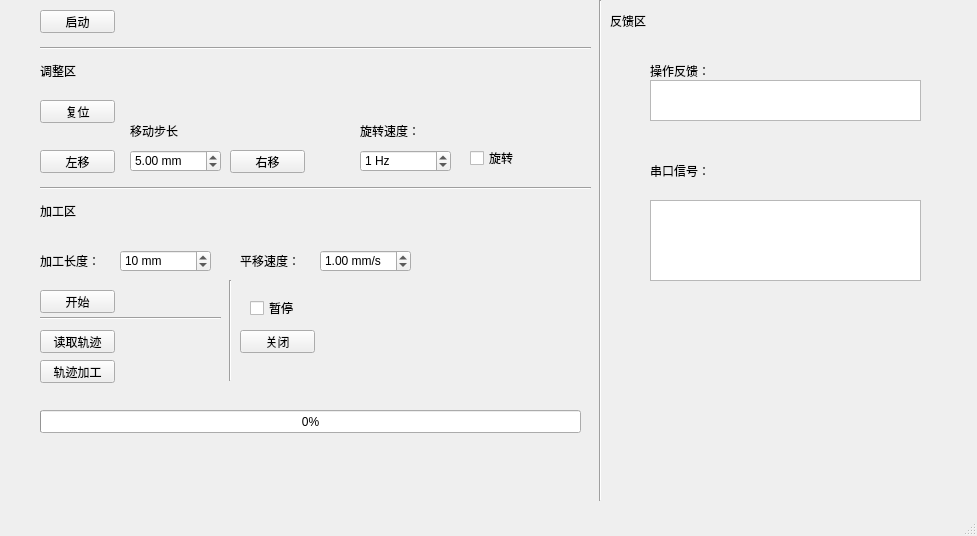
<?xml version="1.0" encoding="UTF-8"?>
<ui version="4.0">
 <class>MainWindow</class>
 <widget class="QMainWindow" name="MainWindow">
  <property name="geometry">
   <rect>
    <x>0</x>
    <y>0</y>
    <width>977</width>
    <height>536</height>
   </rect>
  </property>
  <property name="windowTitle">
   <string>MainWindow</string>
  </property>
  <widget class="QWidget" name="centralwidget">
   <widget class="QLabel" name="label_10">
    <property name="geometry">
     <rect>
      <x>40</x>
      <y>250</y>
      <width>71</width>
      <height>21</height>
     </rect>
    </property>
    <property name="text">
     <string>加工长度：</string>
    </property>
   </widget>
   <widget class="QSpinBox" name="Capillary_length_box">
    <property name="geometry">
     <rect>
      <x>120</x>
      <y>250</y>
      <width>91</width>
      <height>22</height>
     </rect>
    </property>
    <property name="toolTip">
     <string>&lt;html&gt;&lt;head/&gt;&lt;body&gt;&lt;p&gt;要加工的毛细管的长度，单位mm&lt;/p&gt;&lt;/body&gt;&lt;/html&gt;</string>
    </property>
    <property name="suffix">
     <string> mm</string>
    </property>
    <property name="minimum">
     <number>-150</number>
    </property>
    <property name="maximum">
     <number>150</number>
    </property>
    <property name="value">
     <number>10</number>
    </property>
   </widget>
   <widget class="QDoubleSpinBox" name="Velocity_box">
    <property name="geometry">
     <rect>
      <x>320</x>
      <y>250</y>
      <width>91</width>
      <height>22</height>
     </rect>
    </property>
    <property name="toolTip">
     <string>&lt;html&gt;&lt;head/&gt;&lt;body&gt;&lt;p&gt;水平移动速度，单位mm/s&lt;/p&gt;&lt;/body&gt;&lt;/html&gt;</string>
    </property>
    <property name="suffix">
     <string> mm/s</string>
    </property>
    <property name="minimum">
     <double>0.010000000000000</double>
    </property>
    <property name="maximum">
     <double>10.000000000000000</double>
    </property>
    <property name="value">
     <double>1.000000000000000</double>
    </property>
   </widget>
   <widget class="QLabel" name="label_11">
    <property name="geometry">
     <rect>
      <x>240</x>
      <y>250</y>
      <width>71</width>
      <height>21</height>
     </rect>
    </property>
    <property name="text">
     <string>平移速度：</string>
    </property>
   </widget>
   <widget class="QDoubleSpinBox" name="translation_step">
    <property name="geometry">
     <rect>
      <x>130</x>
      <y>150</y>
      <width>91</width>
      <height>22</height>
     </rect>
    </property>
    <property name="toolTip">
     <string>&lt;html&gt;&lt;head/&gt;&lt;body&gt;&lt;p&gt;指定一个位移，按《移动键》完成移动&lt;/p&gt;&lt;/body&gt;&lt;/html&gt;</string>
    </property>
    <property name="prefix">
     <string/>
    </property>
    <property name="suffix">
     <string> mm</string>
    </property>
    <property name="decimals">
     <number>2</number>
    </property>
    <property name="minimum">
     <double>0.000000000000000</double>
    </property>
    <property name="maximum">
     <double>10.000000000000000</double>
    </property>
    <property name="value">
     <double>5.000000000000000</double>
    </property>
   </widget>
   <widget class="QLabel" name="label_13">
    <property name="geometry">
     <rect>
      <x>130</x>
      <y>120</y>
      <width>71</width>
      <height>21</height>
     </rect>
    </property>
    <property name="text">
     <string>移动步长</string>
    </property>
   </widget>
   <widget class="QPushButton" name="RtranslationButton">
    <property name="geometry">
     <rect>
      <x>230</x>
      <y>150</y>
      <width>75</width>
      <height>23</height>
     </rect>
    </property>
    <property name="toolTip">
     <string>&lt;html&gt;&lt;head/&gt;&lt;body&gt;&lt;p&gt;点击此按键，向右移动，移动距离为“移动步长”设置距离。&lt;/p&gt;&lt;p&gt;&lt;br/&gt;&lt;/p&gt;&lt;/body&gt;&lt;/html&gt;</string>
    </property>
    <property name="text">
     <string>右移</string>
    </property>
   </widget>
   <widget class="QPushButton" name="reset_button">
    <property name="geometry">
     <rect>
      <x>40</x>
      <y>100</y>
      <width>75</width>
      <height>23</height>
     </rect>
    </property>
    <property name="toolTip">
     <string>&lt;html&gt;&lt;head/&gt;&lt;body&gt;&lt;p&gt;点击此按键，校准并回归零点。&lt;/p&gt;&lt;/body&gt;&lt;/html&gt;</string>
    </property>
    <property name="text">
     <string>复位</string>
    </property>
   </widget>
   <widget class="QPushButton" name="start_button">
    <property name="geometry">
     <rect>
      <x>40</x>
      <y>290</y>
      <width>75</width>
      <height>23</height>
     </rect>
    </property>
    <property name="toolTip">
     <string>&lt;html&gt;&lt;head/&gt;&lt;body&gt;&lt;p&gt;点击此按键，进行经典加工：按已设定的加工长度、平移速度、旋转速度进行单次连续遍历加工。&lt;/p&gt;&lt;/body&gt;&lt;/html&gt;</string>
    </property>
    <property name="text">
     <string>开始</string>
    </property>
   </widget>
   <widget class="QPushButton" name="on_button">
    <property name="geometry">
     <rect>
      <x>40</x>
      <y>10</y>
      <width>75</width>
      <height>23</height>
     </rect>
    </property>
    <property name="toolTip">
     <string>&lt;html&gt;&lt;head/&gt;&lt;body&gt;&lt;p&gt;点击此按键，启动设备。&lt;/p&gt;&lt;/body&gt;&lt;/html&gt;</string>
    </property>
    <property name="text">
     <string>启动</string>
    </property>
   </widget>
   <widget class="QPushButton" name="off_button">
    <property name="geometry">
     <rect>
      <x>240</x>
      <y>330</y>
      <width>75</width>
      <height>23</height>
     </rect>
    </property>
    <property name="toolTip">
     <string>&lt;html&gt;&lt;head/&gt;&lt;body&gt;&lt;p&gt;点击此按键，结束当前正在执行的加工。&lt;/p&gt;&lt;/body&gt;&lt;/html&gt;</string>
    </property>
    <property name="text">
     <string>关闭</string>
    </property>
    <property name="checkable">
     <bool>false</bool>
    </property>
    <property name="autoDefault">
     <bool>false</bool>
    </property>
   </widget>
   <widget class="QProgressBar" name="progressBar">
    <property name="geometry">
     <rect>
      <x>40</x>
      <y>410</y>
      <width>541</width>
      <height>23</height>
     </rect>
    </property>
    <property name="toolTip">
     <string>&lt;html&gt;&lt;head/&gt;&lt;body&gt;&lt;p&gt;加工进度条&lt;/p&gt;&lt;/body&gt;&lt;/html&gt;</string>
    </property>
    <property name="value">
     <number>0</number>
    </property>
   </widget>
   <widget class="QTextEdit" name="textEdit">
    <property name="geometry">
     <rect>
      <x>650</x>
      <y>80</y>
      <width>271</width>
      <height>41</height>
     </rect>
    </property>
   </widget>
   <widget class="QCheckBox" name="suspend">
    <property name="geometry">
     <rect>
      <x>250</x>
      <y>300</y>
      <width>71</width>
      <height>16</height>
     </rect>
    </property>
    <property name="toolTip">
     <string>&lt;html&gt;&lt;head/&gt;&lt;body&gt;&lt;p&gt;勾选此选项，暂停当前的加工，取消勾选则继续执行加工 。&lt;/p&gt;&lt;/body&gt;&lt;/html&gt;</string>
    </property>
    <property name="text">
     <string>暂停</string>
    </property>
    <property name="checkable">
     <bool>true</bool>
    </property>
    <property name="checked">
     <bool>false</bool>
    </property>
   </widget>
   <widget class="QPushButton" name="LtranslationButton">
    <property name="geometry">
     <rect>
      <x>40</x>
      <y>150</y>
      <width>75</width>
      <height>23</height>
     </rect>
    </property>
    <property name="toolTip">
     <string>&lt;html&gt;&lt;head/&gt;&lt;body&gt;&lt;p&gt;点击此按键，向左移动，移动距离为“移动步长”设置距离。&lt;/p&gt;&lt;p&gt;&lt;br/&gt;&lt;/p&gt;&lt;/body&gt;&lt;/html&gt;</string>
    </property>
    <property name="text">
     <string>左移</string>
    </property>
   </widget>
   <widget class="QTextEdit" name="textEdit2">
    <property name="geometry">
     <rect>
      <x>650</x>
      <y>200</y>
      <width>271</width>
      <height>81</height>
     </rect>
    </property>
   </widget>
   <widget class="QLabel" name="label_14">
    <property name="geometry">
     <rect>
      <x>650</x>
      <y>160</y>
      <width>71</width>
      <height>21</height>
     </rect>
    </property>
    <property name="text">
     <string>串口信号：</string>
    </property>
   </widget>
   <widget class="QLabel" name="label_15">
    <property name="geometry">
     <rect>
      <x>650</x>
      <y>60</y>
      <width>71</width>
      <height>21</height>
     </rect>
    </property>
    <property name="text">
     <string>操作反馈：</string>
    </property>
   </widget>
   <widget class="QSpinBox" name="rotate_spinBox">
    <property name="geometry">
     <rect>
      <x>360</x>
      <y>150</y>
      <width>91</width>
      <height>22</height>
     </rect>
    </property>
    <property name="toolTip">
     <string>&lt;html&gt;&lt;head/&gt;&lt;body&gt;&lt;p&gt;旋转速度，单位赫兹，即每秒转动圈数。&lt;/p&gt;&lt;/body&gt;&lt;/html&gt;</string>
    </property>
    <property name="suffix">
     <string> Hz</string>
    </property>
    <property name="prefix">
     <string/>
    </property>
    <property name="maximum">
     <number>4</number>
    </property>
    <property name="value">
     <number>1</number>
    </property>
   </widget>
   <widget class="QLabel" name="label_16">
    <property name="geometry">
     <rect>
      <x>360</x>
      <y>120</y>
      <width>71</width>
      <height>21</height>
     </rect>
    </property>
    <property name="text">
     <string>旋转速度：</string>
    </property>
   </widget>
   <widget class="QCheckBox" name="rotate_state">
    <property name="geometry">
     <rect>
      <x>470</x>
      <y>150</y>
      <width>71</width>
      <height>16</height>
     </rect>
    </property>
    <property name="toolTip">
     <string>&lt;html&gt;&lt;head/&gt;&lt;body&gt;&lt;p&gt;勾选后，旋转电机会按设定速度旋转，案例加工时，请勿勾选。&lt;/p&gt;&lt;/body&gt;&lt;/html&gt;</string>
    </property>
    <property name="text">
     <string>旋转</string>
    </property>
    <property name="checkable">
     <bool>true</bool>
    </property>
    <property name="checked">
     <bool>false</bool>
    </property>
   </widget>
   <widget class="Line" name="line">
    <property name="geometry">
     <rect>
      <x>40</x>
      <y>40</y>
      <width>551</width>
      <height>16</height>
     </rect>
    </property>
    <property name="orientation">
     <enum>Qt::Horizontal</enum>
    </property>
   </widget>
   <widget class="Line" name="line_2">
    <property name="geometry">
     <rect>
      <x>40</x>
      <y>180</y>
      <width>551</width>
      <height>16</height>
     </rect>
    </property>
    <property name="orientation">
     <enum>Qt::Horizontal</enum>
    </property>
   </widget>
   <widget class="Line" name="line_3">
    <property name="geometry">
     <rect>
      <x>590</x>
      <y>0</y>
      <width>20</width>
      <height>501</height>
     </rect>
    </property>
    <property name="orientation">
     <enum>Qt::Vertical</enum>
    </property>
   </widget>
   <widget class="QLabel" name="label_12">
    <property name="geometry">
     <rect>
      <x>40</x>
      <y>60</y>
      <width>71</width>
      <height>21</height>
     </rect>
    </property>
    <property name="text">
     <string>调整区</string>
    </property>
   </widget>
   <widget class="QLabel" name="label_17">
    <property name="geometry">
     <rect>
      <x>40</x>
      <y>200</y>
      <width>71</width>
      <height>21</height>
     </rect>
    </property>
    <property name="text">
     <string>加工区</string>
    </property>
   </widget>
   <widget class="QLabel" name="label_18">
    <property name="geometry">
     <rect>
      <x>610</x>
      <y>10</y>
      <width>71</width>
      <height>21</height>
     </rect>
    </property>
    <property name="text">
     <string>反馈区</string>
    </property>
   </widget>
   <widget class="Line" name="line_4">
    <property name="geometry">
     <rect>
      <x>40</x>
      <y>310</y>
      <width>181</width>
      <height>16</height>
     </rect>
    </property>
    <property name="orientation">
     <enum>Qt::Horizontal</enum>
    </property>
   </widget>
   <widget class="QPushButton" name="Tstart_button">
    <property name="geometry">
     <rect>
      <x>40</x>
      <y>360</y>
      <width>75</width>
      <height>23</height>
     </rect>
    </property>
    <property name="toolTip">
     <string>&lt;html&gt;&lt;head/&gt;&lt;body&gt;&lt;p&gt;点击此按键，按轨迹文件进行加工。&lt;/p&gt;&lt;/body&gt;&lt;/html&gt;</string>
    </property>
    <property name="text">
     <string>轨迹加工</string>
    </property>
   </widget>
   <widget class="QPushButton" name="readT_button">
    <property name="geometry">
     <rect>
      <x>40</x>
      <y>330</y>
      <width>75</width>
      <height>23</height>
     </rect>
    </property>
    <property name="toolTip">
     <string>&lt;html&gt;&lt;head/&gt;&lt;body&gt;&lt;p&gt;点击此按键，读取轨迹文件，轨迹文件格式为csv，文件内数据为3列，无表头。前两列分别为控制旋转与移动的信号，信号有三种：1、2、3，1为左移动或逆时针，2为不动，3为右移或者顺时针转动&lt;/p&gt;&lt;p&gt;&lt;br/&gt;&lt;/p&gt;&lt;/body&gt;&lt;/html&gt;</string>
    </property>
    <property name="text">
     <string>读取轨迹</string>
    </property>
    <property name="checkable">
     <bool>false</bool>
    </property>
    <property name="autoDefault">
     <bool>false</bool>
    </property>
   </widget>
   <widget class="Line" name="line_5">
    <property name="geometry">
     <rect>
      <x>220</x>
      <y>280</y>
      <width>20</width>
      <height>101</height>
     </rect>
    </property>
    <property name="orientation">
     <enum>Qt::Vertical</enum>
    </property>
   </widget>
  </widget>
  <widget class="QMenuBar" name="menubar">
   <property name="geometry">
    <rect>
     <x>0</x>
     <y>0</y>
     <width>977</width>
     <height>23</height>
    </rect>
   </property>
  </widget>
  <widget class="QStatusBar" name="statusbar"/>
 </widget>
 <resources/>
 <connections/>
</ui>
